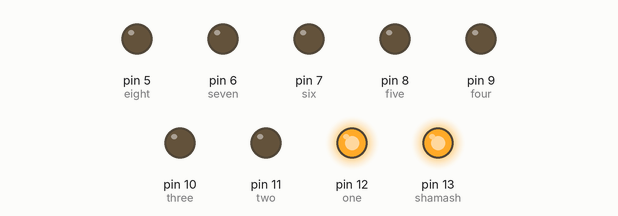
Recording of a sketch running on a simulated Arduino Uno, built with avr-gcc and run on an emulated ATmega328P. Parts: output pins drawn as LEDs (lit = HIGH).

Above: at 0.5 s.
At 2.5 s:
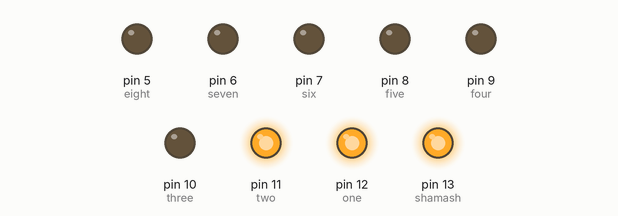
At 4.5 s:
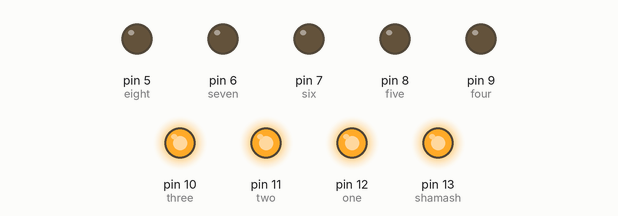
At 8.5 s:
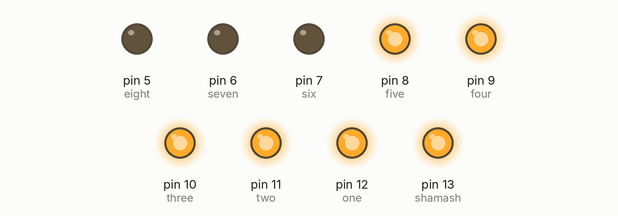
At 12.5 s:
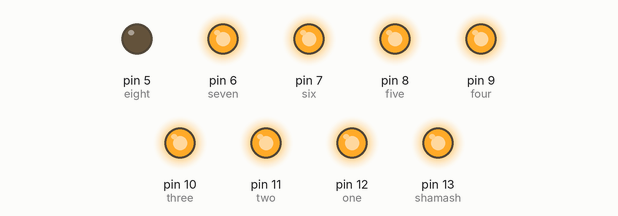
At 17.5 s:
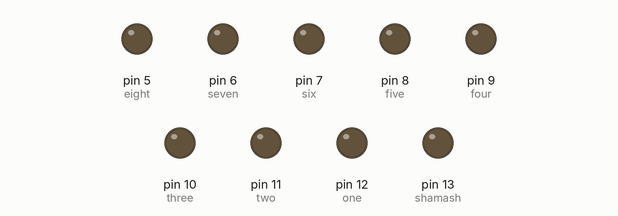
Timing chart, 0 to 18.4 s (numbered marks = the images above):
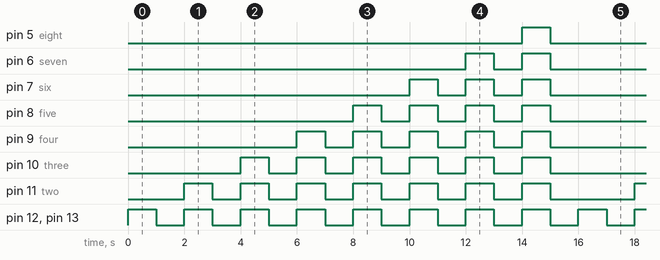

Measured:
- by itself, pin 5 (eight): alternates HIGH for 1.0 s and LOW for 15.0 s
- by itself, pin 6 (seven): LOW → HIGH at 12.0 s, → LOW 1.0 s later, → HIGH 1.0 s later, → LOW 1.0 s later, … (8 changes in this stretch)
- by itself, pin 7 (six): LOW → HIGH at 10.0 s, → LOW 1.0 s later, → HIGH 1.0 s later, → LOW 1.0 s later, … (12 changes in this stretch)
- by itself, pin 8 (five): goes 3 × (HIGH 1.0 s, LOW 1.0 s), HIGH 1.0 s, LOW 9.0 s, 3 × (HIGH 1.0 s, LOW 1.0 s), HIGH 1.0 s, then LOW
- by itself, pin 9 (four): repeats every 16.0 s: 4 × (LOW 1.0 s, HIGH 1.0 s), LOW 7.0 s, HIGH 1.0 s
- by itself, pin 10 (three): repeats every 16.0 s: 5 × (LOW 1.0 s, HIGH 1.0 s), LOW 5.0 s, HIGH 1.0 s
- by itself, pin 11 (two): repeats every 16.0 s: 6 × (LOW 1.0 s, HIGH 1.0 s), LOW 3.0 s, HIGH 1.0 s
- by itself, pin 12 (one), pin 13 (shamash): alternates HIGH for 1.0 s and LOW for 1.0 s

The sketch:

sketch_nov17a.ino
```cpp
int shamash = 13;
int one = 12;
int two = 11;
int three = 10;
int four = 9;
int five = 8;
int six = 7;
int seven = 6;
int eight = 5;

void setup() {
  // put your setup code here, to run once:
  pinMode(shamash, OUTPUT);
  pinMode(one, OUTPUT);
  pinMode(two, OUTPUT);
  pinMode(three, OUTPUT);
  pinMode(four, OUTPUT);
  pinMode(five, OUTPUT);
  pinMode(six, OUTPUT);
  pinMode(seven, OUTPUT);
  pinMode(eight, OUTPUT);
}

void loop() {
  // put your main code here, to run repeatedly:
  digitalWrite(shamash, HIGH);
  digitalWrite(one, HIGH);
  delay(1000);
  digitalWrite(shamash, LOW);
  digitalWrite(one, LOW);
  delay(1000);
  digitalWrite(shamash, HIGH);
  digitalWrite(one, HIGH);
  digitalWrite(two, HIGH);
  delay(1000);
  digitalWrite(shamash, LOW);
  digitalWrite(one, LOW);
  digitalWrite(two, LOW);
  delay(1000);
  digitalWrite(shamash, HIGH);
  digitalWrite(one, HIGH);
  digitalWrite(two, HIGH);
  digitalWrite(three, HIGH);
  delay(1000);
  digitalWrite(shamash, LOW);
  digitalWrite(one, LOW);
  digitalWrite(two, LOW);
  digitalWrite(three, LOW);
  delay(1000);
  digitalWrite(shamash, HIGH);
  digitalWrite(one, HIGH);
  digitalWrite(two, HIGH);
  digitalWrite(three, HIGH);
  digitalWrite(four, HIGH);
  delay(1000);
  digitalWrite(shamash, LOW);
  digitalWrite(one, LOW);
  digitalWrite(two, LOW);
  digitalWrite(three, LOW);
  digitalWrite(four, LOW);
  delay(1000);
  digitalWrite(shamash, HIGH);
  digitalWrite(one, HIGH);
  digitalWrite(two, HIGH);
  digitalWrite(three, HIGH);
  digitalWrite(four, HIGH);
  digitalWrite(five, HIGH);
  delay(1000);
  digitalWrite(shamash, LOW);
  digitalWrite(one, LOW);
  digitalWrite(two, LOW);
  digitalWrite(three, LOW);
  digitalWrite(four, LOW);
  digitalWrite(five, LOW);
  delay(1000);
  digitalWrite(shamash, HIGH);
  digitalWrite(one, HIGH);
  digitalWrite(two, HIGH);
  digitalWrite(three, HIGH);
  digitalWrite(four, HIGH);
  digitalWrite(five, HIGH);
  digitalWrite(six, HIGH);
  delay(1000);
  digitalWrite(shamash, LOW);
  digitalWrite(one, LOW);
  digitalWrite(two, LOW);
  digitalWrite(three, LOW);
  digitalWrite(four, LOW);
  digitalWrite(five, LOW);
  digitalWrite(six, LOW);
  delay(1000);
  digitalWrite(shamash, HIGH);
  digitalWrite(one, HIGH);
  digitalWrite(two, HIGH);
  digitalWrite(three, HIGH);
  digitalWrite(four, HIGH);
  digitalWrite(five, HIGH);
  digitalWrite(six, HIGH);
  digitalWrite(seven, HIGH);
  delay(1000);
  digitalWrite(shamash, LOW);
  digitalWrite(one, LOW);
  digitalWrite(two, LOW);
  digitalWrite(three, LOW);
  digitalWrite(four, LOW);
  digitalWrite(five, LOW);
  digitalWrite(six, LOW);
  digitalWrite(seven, LOW);
  delay(1000);
  digitalWrite(shamash, HIGH);
  digitalWrite(one, HIGH);
  digitalWrite(two, HIGH);
  digitalWrite(three, HIGH);
  digitalWrite(four, HIGH);
  digitalWrite(five, HIGH);
  digitalWrite(six, HIGH);
  digitalWrite(seven, HIGH);
  digitalWrite(eight, HIGH);
  delay(1000);
  digitalWrite(shamash, LOW);
  digitalWrite(one, LOW);
  digitalWrite(two, LOW);
  digitalWrite(three, LOW);
  digitalWrite(four, LOW);
  digitalWrite(five, LOW);
  digitalWrite(six, LOW);
  digitalWrite(seven, LOW);
  digitalWrite(eight, LOW);
  delay(1000);
}
```
